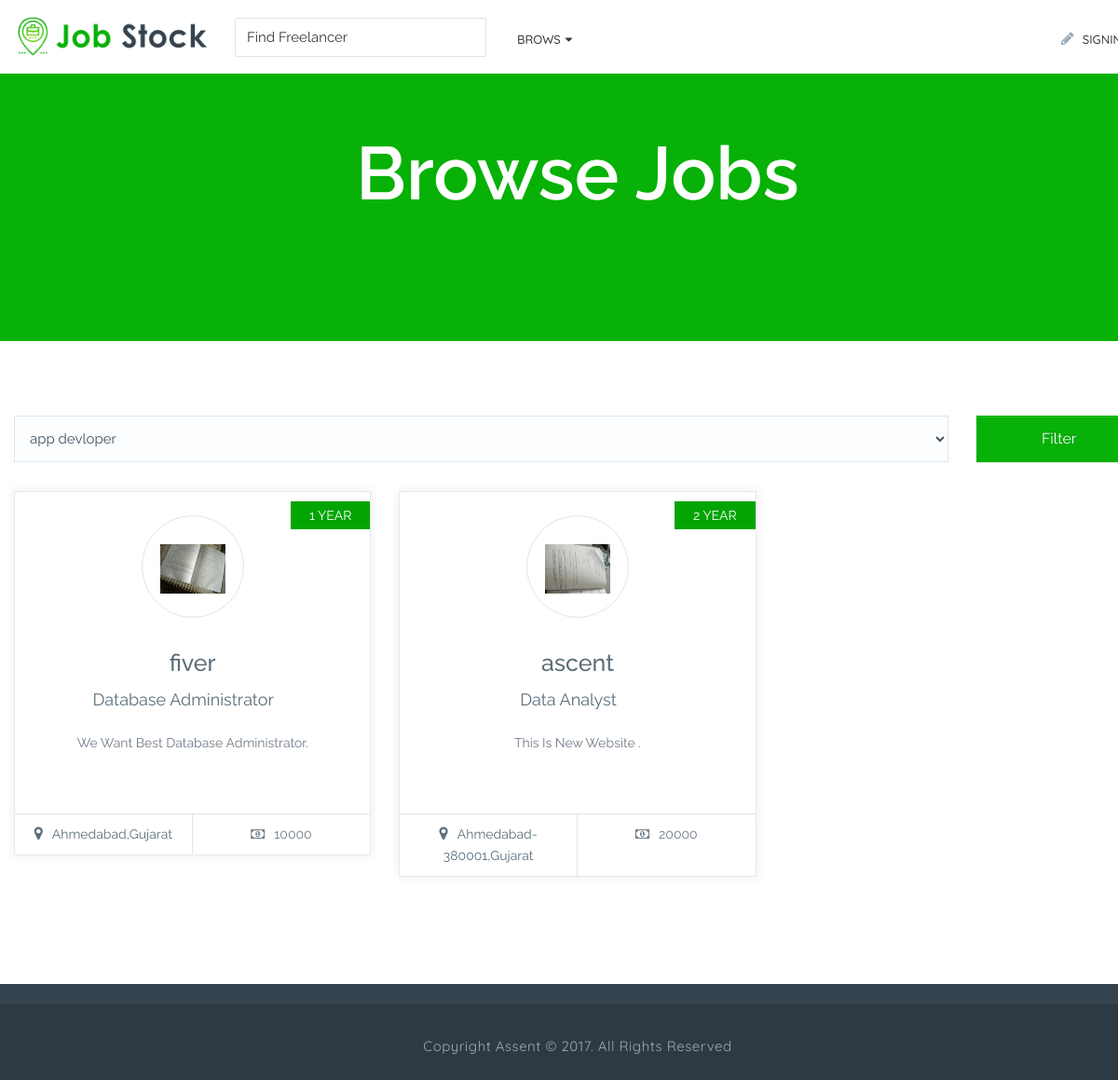
Screenshot of /user/browse-jobs-grid.php with the database file from the repository.
### tables this page shows
CREATE TABLE `user_table` (
  `uid` int(11) NOT NULL,
  `email_id` varchar(30) NOT NULL,
  `uname` varchar(30) NOT NULL,
  `password` varchar(15) NOT NULL,
  `contact_no` bigint(10) NOT NULL,
  `gender` varchar(6) NOT NULL,
  `image` varchar(200) NOT NULL,
  `token` varchar(15) NOT NULL,
  `verify` int(11) DEFAULT NULL,
  `user_type` int(11) NOT NULL
);

CREATE TABLE `jobpost_table` (
  `fk_uid` int(11) NOT NULL,
  `job_id` int(11) NOT NULL,
  `title` varchar(100) NOT NULL,
  `category` varchar(50) NOT NULL,
  `job_experience` varchar(50) DEFAULT NULL,
  `budget` int(10) NOT NULL,
  `extra_details` varchar(1000) DEFAULT NULL,
  `dead_line` varchar(10) DEFAULT NULL
);

CREATE TABLE `company_profile` (
  `fk_uid` int(11) NOT NULL,
  `industry_name` varchar(30) NOT NULL,
  `location` varchar(100) NOT NULL,
  `established` varchar(20) NOT NULL,
  `company_detail` varchar(250) DEFAULT NULL,
  `work` varchar(30) DEFAULT NULL,
  `link` varchar(200) DEFAULT NULL
);

### user/loginclass.php (called while the page is built, shortened)
<?php
class loginclass{
private static $con=null;
private static function connect()
{
    self::$con=mysqli_connect('localhost','root','','ascent');
    return self::$con;
}
public function getcat()
{
    $con=loginclass::connect();
       $res=$con->query("select * from jobcat_table ");
    return $res;
}
public function getcompanybyid($id)
{
    $con=loginclass::connect();
       $res=$con->query("select c.*,u.* from company_profile c,user_table u where fk_uid=uid and fk_uid=".$id." ");
    return $res;
}
public function getjob()
{
    $con=loginclass::connect();
       $res=$con->query("select u.*,j.* from user_table u,jobpost_table j where uid=fk_uid ");
    return $res;
}
}
?>

### user/browse-jobs-grid.php (the view, shortened to what this page needs)
<!DOCTYPE html>
<html class="no-js" lang="zxx">
<head>
    <link rel="stylesheet" href="css/bootstrap.min.css">
    <link rel="stylesheet" href="css/bootstrap-theme.min.css">
    <link rel="stylesheet" href="css/bootstrap-select.min.css">
    <link rel="stylesheet" type="text/css" href="css/bootstrap-wysihtml5.css">
    <link rel="stylesheet" type="text/css" href="css/prettify.css">
    <link rel="stylesheet" href="css/owl.carousel.css">
    <link rel="stylesheet" href="css/owl.theme.css">
    <link href="css/font-awesome.css" rel="stylesheet">
    <link href="css/line-font.css" rel="stylesheet">
    <link href="css/animate.css" rel="stylesheet">
    <link href="css/bootsnav.css" rel="stylesheet">
    <link href="css/style.css" rel="stylesheet">
    <link type="text/css" rel="stylesheet" id="jssDefault" href="css/colors/green-style.css">
    <link href="css/responsiveness.css" rel="stylesheet">
</head>
<body>
    <div class="wrapper">
            <?php require 'header.php'; ?>
    <section class="inner-header-title blank">
        <div class="container">
            <h1>Browse Jobs</h1>
        </div>
    </section>
    <section class="brows-job-category">
        <div class="container">
            <div class="row extra-mrg">
                <div class="wrap-search-filter">
                    <form method="GET">
                        <div class="col-md-10 col-sm-10"><select required name="search" class="form-control" title="All Categories">
                        <?php
                        require 'loginclass.php';
                        $obj=new loginclass();
                            $cat=$obj->getcat();
                            while($rcat=$cat->fetch_assoc())
                            {
                            echo '<option value="'.$rcat["cat_name"].'">'.$rcat["cat_name"].'</option>';
                            }?>
                        </select></div>
                        <div
                            class="col-md-2 col-sm-2"><button type="submit" class="btn btn-primary">Filter</button></div>
                </form>
            </div>
        </div>
        <div class="row extra-mrg">
        <?php
$key=$_SERVER["QUERY_STRING"];
if($key==null)
{
    $res=$obj->getjob();
}
else
{
    $seacrh=$_GET["search"];
$res=$obj->getjob1($seacrh);
}
while($row=$res->fetch_assoc())
{
    $comp=$obj->getcompanybyid($row["fk_uid"]);
    $rcomp=$comp->fetch_assoc();
        echo '
        <a href="job-detail.php?'.$row["job_id"].'" class="item-click">
        <article>
        <div class="col-md-4 col-sm-6">
                <div class="grid-view brows-job-list">
                    <div class="brows-job-company-img"><img src="../image/'.$row["image"].'" class="img-responsive" alt="" /></div>
                    <div class="brows-job-position">
                        <h3>'.$row["title"].'</h3>
                        <p><span>'.$row["category"].'</span></p>
                    </div>
                    <div class="brows-job-description">
                        <p>'.$row["extra_details"].'</p>
                    </div>
                    <div class="brows-job-type"><span class="full-time">'.$row["job_experience"].'</span></div>
                    <ul class="grid-view-caption">
                        <li>
                            <div class="brows-job-location">
                                <p><i class="fa fa-map-marker"></i>'.$rcomp["location"].'</p>
                            </div>
                        </li>
                        <li>
                            <p><span class="brows-job-sallery"><i class="fa fa-money"></i>'.$row["budget"].'</span></p>
                        </li>
                    </ul>
                </div>
            </div>
            </article>
            </a>';
}
?>
                   </div>
        </div>
    </section>
    <?php require 'footer.php'; ?>
        </div>
</body>
</html>

### user/header.php (shortened to what this page needs)
<html>
<body>
<nav class="navbar navbar-default navbar-fixed navbar-transparent white bootsnav">
            <div class="container"> <button type="button" class="navbar-toggle" data-toggle="collapse" data-target="#navbar-menu"><i class="fa fa-bars"></i></button>
                <div
                    class="navbar-header"><a class="navbar-brand" href="index.php"><img src="img/logo.png" class="logo logo-display" alt=""><img src="img/logo-white.png" class="logo logo-scrolled" alt=""></a></div>
            <div
                class="collapse navbar-collapse col-menu " id="navbar-menu">
                <ul class="nav navbar-nav navbar-left" data-in="fadeInDown" data-out="fadeOutUp">
                    <li class="active"><input type="text" class="form-control" placeholder="Find Freelancer"></li>
                    <li class="dropdown megamenu-fw"><a href="#" class="dropdown-toggle" data-toggle="dropdown">Brows</a>
                    </li>
                </ul>
                <ul class="nav navbar-nav navbar-right" data-in="fadeInDown" data-out="fadeOutUp">
                    <li><a href="login.php"><i class="fa fa-pencil" aria-hidden="true"></i>SignIn</a></li>
                </ul>
    </div>
    </div>
    </nav>
</body>
</html>

### user/footer.php
<html>
    <body>
    <footer class="footer">
        <div class="row copyright">
            <div class="container">
                <p>Copyright Assent © 2017. All Rights Reserved </p>
            </div>
        </div>
    </footer>
    </body>
</html>

### user/css/bootsnav.css (style rules this page uses)
nav.bootsnav .dropdown.megamenu-fw { position: static; }
nav.bootsnav .container { position: relative; }
nav.navbar.bootsnav { margin-bottom: 0; -moz-border-radius: 0px; -webkit-border-radius: 0px; -o-border-radius: 0px; border-radius: 0px; background-color: #fff; border: none; border-bottom: solid 1px #e0e0e0; z-index: 9; }
nav.navbar.bootsnav ul.nav > li > a { color: #ffffff; text-transform:capitalize; background-color: transparent !important; font-family: 'Quicksand', sans-serif; }
body { -webkit-transition: all 0.3s ease-in-out; -moz-transition: all 0.3s ease-in-out; -o-transition: all 0.3s ease-in-out; -ms-transition: all 0.3s ease-in-out; transition: all 0.3s ease-in-out; }
nav.navbar.bootsnav.navbar-fixed { position: fixed; display: block; width: 100%; }
@media (min-width: 1024px) { nav.navbar.bootsnav ul.nav > li > a { padding:8px 10px 22px 8px; font-weight: 400; font-size:13px; } }
@media (min-width: 1024px) { nav.navbar.bootsnav ul.nav > li { padding:4px 15px; } }
@media (min-width: 1024px) { nav.navbar.bootsnav ul.nav > li.dropdown > a.dropdown-toggle:after { font-family: 'FontAwesome'; content: "\f0d7"; margin-left: 5px; margin-top: 2px; } }
@media (min-width: 1024px) { nav.navbar.bootsnav.navbar-transparent.white { background-color: rgba(255,255,255,0.3); border-bottom: solid 1px #bbb; } }
@media (min-width: 1024px) { nav.navbar.bootsnav.no-background.white .attr-nav > ul > li > a, nav.navbar.bootsnav.navbar-transparent.white .attr-nav > ul > li > a, nav.navbar.bootsnav.navbar-transparent.white ul.nav > li > a, nav.navbar.bootsnav.no-background.white ul.nav > li > a { color:#343a40; font-weight: 500; font-family: 'Quicksand', sans-serif; text-transform: uppercase; } }
@media (min-width: 1024px) { nav.navbar.bootsnav.navbar-fixed.navbar-transparent .logo-display, nav.navbar.bootsnav.navbar-fixed.no-background .logo-display { display: block; } }
@media (min-width: 1024px) { nav.navbar.bootsnav.navbar-fixed .logo-display { display: none; } }

### user/css/colors/green-style.css (style rules this page uses)
a { color: #707c88; }
.btn.btn-primary { border: 1px solid #07b107; background: #07b107; }
.inner-header-title { border-bottom: 4px solid #07b107; }
.inner-header-title.blank { border-bottom: 4px solid #07b107; background:#07b107; }

### user/css/responsiveness.css (style rules this page uses)
@media only screen and (min-width :768px) { nav.navbar.bootsnav { box-shadow:0 0 15px 0 rgba(26,28,29,.8) } }
@media only screen and (min-width :768px) { nav.navbar.bootsnav.navbar-transparent.white { box-shadow:none } }
@media only screen and (min-width :768px) { h1 { font-size:48px;line-height:52px } }
@media only screen and (min-width :768px) { h3 { font-size:30px;line-height:36px } }
@media only screen and (min-width :768px) { .navbar-left,.navbar-right { margin-top:20px } }
@media only screen and (min-width :768px) { .extra-mrg { padding:0;margin-left:-15px;margin-right:-15px } }
@media only screen and (min-width :1024px) { .navbar .form-control { height:42px } }
@media only screen and (min-width :1024px) { section { padding:80px 0 70px } }
@media only screen and (min-width :1024px) { nav.navbar.bootsnav ul.nav>li { padding:4px } }
@media only screen and (min-width :1024px) { nav.navbar ul.nav>li>a { padding:30px 15px } }
@media only screen and (min-width :1024px) { nav.navbar .navbar-brand { margin-top:2px } }
@media only screen and (min-width :1024px) { nav.navbar .navbar-brand img.logo { width:210px } }
@media only screen and (min-width :1024px) { nav.navbar.bootsnav.navbar-transparent.white { background-color:#fff;border-bottom:none } }
@media only screen and (min-width :1024px) { nav.navbar.bootsnav.navbar-transparent.white .attr-nav>ul>li>a,nav.navbar.bootsnav.navbar-transparent.white ul.nav>li>a,nav.navbar.bootsnav.no-background.white .attr-nav>ul>li>a,nav.navbar.bootsnav.no-background.white ul.nav>li>a { color:rgba(255,255,255,0,5) } }
@media only screen and (min-width :1024px) { .inner-header-title h1 { font-size:60px;margin:1em 0 } }
@media only screen and (min-width :1200px) { nav.navbar.bootsnav ul.nav>li { padding:4px 12px } }
@media only screen and (min-width :1200px) { nav.navbar.bootsnav ul.nav>li>a { padding:8px 9px 22px } }
@media only screen and (min-width :1200px) { .inner-header-title h1 { font-size:80px } }
@media only screen and (min-width :1200px) { .navbar .form-control { min-width:270px;height:42px;margin-top:-5px } }

### rows the page displays
user_table: image (picture), jobpost_table.title "fiver", jobpost_table.category "Database Administrator", jobpost_table.extra_details "We Want Best Database Administrator.", jobpost_table.job_experience "1 YEAR", company_profile.location "Ahmedabad,gujarat", jobpost_table.budget "10000"
user_table: image (picture), jobpost_table.title "ascent", jobpost_table.category "Data Analyst", jobpost_table.extra_details "This Is New Website .", jobpost_table.job_experience "2 YEAR", company_profile.location "Ahmedabad-380001,gujarat", jobpost_table.budget "20000"

### other values shown
form field search "app devloper"
